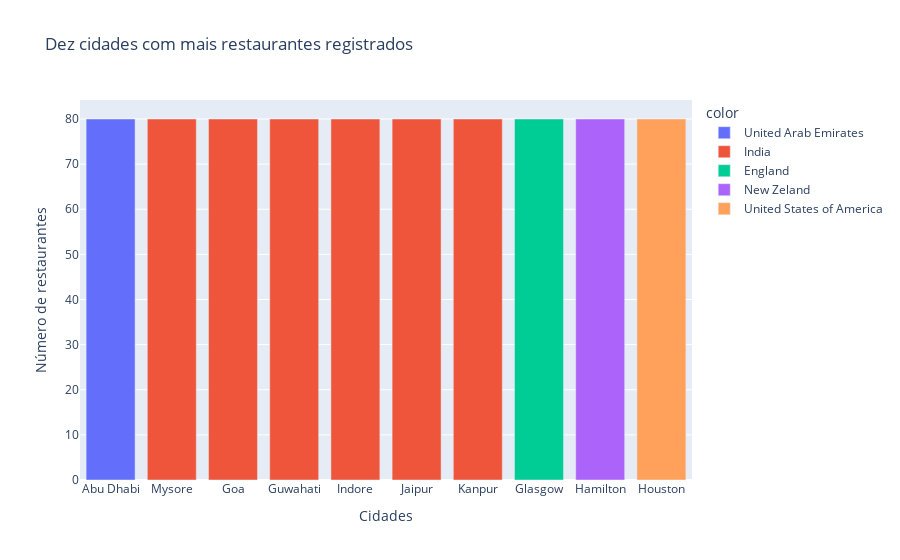

Notebook code cell kept with this figure:
### Markdown cell above
### Dez cidades com mais restaurantes na base de dados

### Code cell
df_aux = (data[['city', 'restaurant_id', 'country']]
.groupby(['city', 'country'])
.count()
.sort_values(by='restaurant_id', ascending=False)
.reset_index()).head(10)

fig = px.bar(x=df_aux.city, 
             y=df_aux.restaurant_id, 
             color=df_aux.country, 
             labels={'x':'Cidades', 'y':'Número de restaurantes'},
             title='Dez cidades com mais restaurantes registrados')
fig.show()

### Figure 1 — Plotly figure (JSON) as saved in the notebook; plotly's stock layout.template omitted (floating-point values rounded to 4 significant figures)
{"data": [{"alignmentgroup": "True", "hovertemplate": "color=United Arab Emirates<br>Cidades=%{x}<br>Número de restaurantes=%{y}<extra></extra>", "legendgroup": "United Arab Emirates", "marker": {"color": "#636efa", "pattern": {"shape": ""}}, "name": "United Arab Emirates", "offsetgroup": "United Arab Emirates", "orientation": "v", "showlegend": true, "textposition": "auto", "type": "bar", "x": ["Abu Dhabi"], "xaxis": "x", "y": [80], "yaxis": "y"}, {"alignmentgroup": "True", "hovertemplate": "color=India<br>Cidades=%{x}<br>Número de restaurantes=%{y}<extra></extra>", "legendgroup": "India", "marker": {"color": "#EF553B", "pattern": {"shape": ""}}, "name": "India", "offsetgroup": "India", "orientation": "v", "showlegend": true, "textposition": "auto", "type": "bar", "x": ["Mysore", "Goa", "Guwahati", "Indore", "Jaipur", "Kanpur"], "xaxis": "x", "y": [80, 80, 80, 80, 80, 80], "yaxis": "y"}, {"alignmentgroup": "True", "hovertemplate": "color=England<br>Cidades=%{x}<br>Número de restaurantes=%{y}<extra></extra>", "legendgroup": "England", "marker": {"color": "#00cc96", "pattern": {"shape": ""}}, "name": "England", "offsetgroup": "England", "orientation": "v", "showlegend": true, "textposition": "auto", "type": "bar", "x": ["Glasgow"], "xaxis": "x", "y": [80], "yaxis": "y"}, {"alignmentgroup": "True", "hovertemplate": "color=New Zeland<br>Cidades=%{x}<br>Número de restaurantes=%{y}<extra></extra>", "legendgroup": "New Zeland", "marker": {"color": "#ab63fa", "pattern": {"shape": ""}}, "name": "New Zeland", "offsetgroup": "New Zeland", "orientation": "v", "showlegend": true, "textposition": "auto", "type": "bar", "x": ["Hamilton"], "xaxis": "x", "y": [80], "yaxis": "y"}, {"alignmentgroup": "True", "hovertemplate": "color=United States of America<br>Cidades=%{x}<br>Número de restaurantes=%{y}<extra></extra>", "legendgroup": "United States of America", "marker": {"color": "#FFA15A", "pattern": {"shape": ""}}, "name": "United States of America", "offsetgroup": "United States of America", "orientation": "v", "showlegend": true, "textposition": "auto", "type": "bar", "x": ["Houston"], "xaxis": "x", "y": [80], "yaxis": "y"}], "layout": {"barmode": "relative", "legend": {"title": {"text": "color"}, "tracegroupgap": 0}, "title": {"text": "Dez cidades com mais restaurantes registrados"}, "xaxis": {"anchor": "y", "domain": [0, 1], "title": {"text": "Cidades"}}, "yaxis": {"anchor": "x", "domain": [0, 1], "title": {"text": "Número de restaurantes"}}}}
